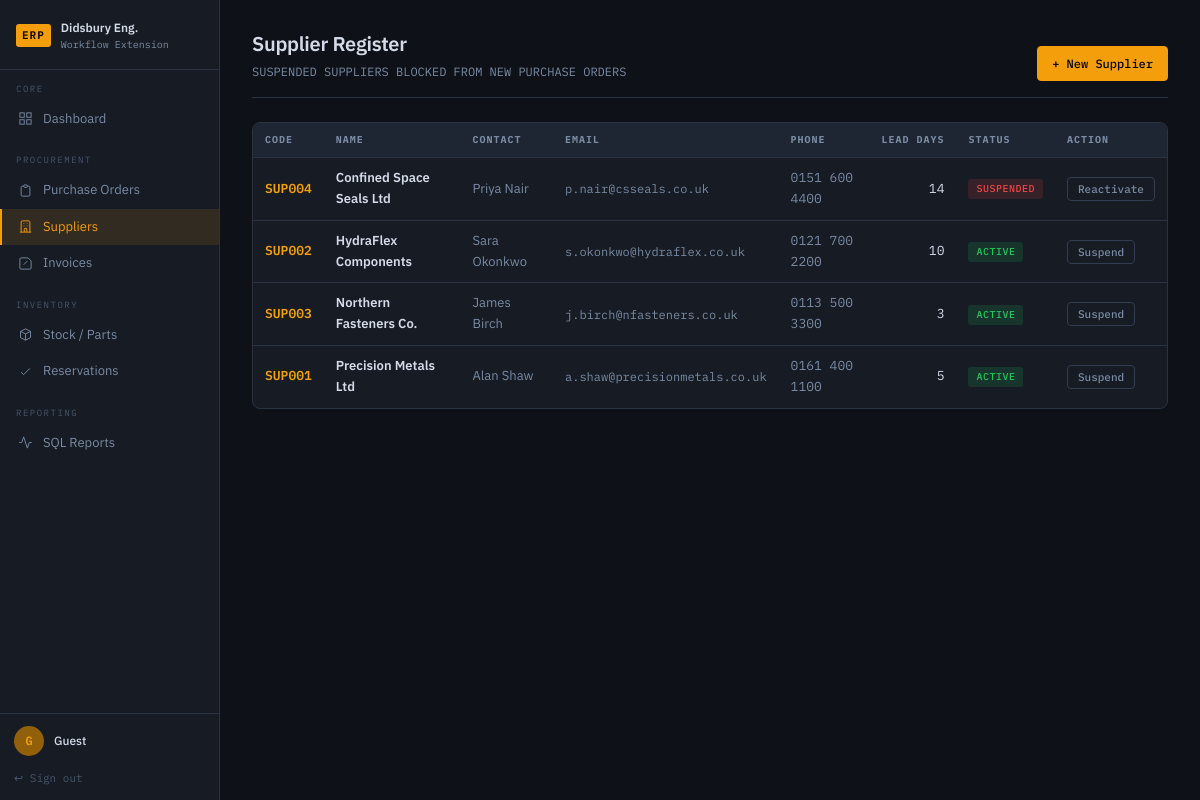
/suppliers (signed in), run on the app's committed database.
### tables this page shows
CREATE TABLE suppliers (
    id          INTEGER PRIMARY KEY AUTOINCREMENT,
    code        TEXT NOT NULL UNIQUE,
    name        TEXT NOT NULL,
    contact     TEXT,
    email       TEXT,
    phone       TEXT,
    lead_days   INTEGER DEFAULT 7,
    status      TEXT DEFAULT 'ACTIVE' CHECK(status IN ('ACTIVE','SUSPENDED','PENDING')),
    created_at  TEXT DEFAULT (datetime('now'))
);

### app.py (the view)
@app.route("/suppliers")
@login_required
def suppliers():
    rows = query("SELECT * FROM suppliers ORDER BY name")
    return render_template("suppliers.html", suppliers=rows, user=current_user())

### app.py (called while the page is built)
def get_db():
    if "db" not in g:
        g.db = sqlite3.connect(DB_PATH)
        g.db.row_factory = sqlite3.Row
        g.db.execute("PRAGMA foreign_keys = ON")
    return g.db

def query(sql, params=(), one=False):
    cur = get_db().execute(sql, params)
    result = cur.fetchone() if one else cur.fetchall()
    return result

def login_required(f):
    @wraps(f)
    def decorated(*args, **kwargs):
        if "user" not in session:
            return redirect(url_for("login"))
        return f(*args, **kwargs)
    return decorated

def current_user():
    return USERS.get(session.get("user"), {})

### templates/suppliers.html (shortened to what this page needs)
{% extends "base.html" %}
{% block content %}
<div class="page-header"><div><h1 class="page-title">Supplier Register</h1>
<p class="page-subtitle">SUSPENDED SUPPLIERS BLOCKED FROM NEW PURCHASE ORDERS</p></div>
<a href="{{ url_for('new_supplier') }}" class="btn btn-primary">+ New Supplier</a></div>
<div class="card"><div class="table-wrap"><table>
    <thead><tr><th>CODE</th><th>NAME</th><th>CONTACT</th><th>EMAIL</th><th>PHONE</th><th class="right">LEAD DAYS</th><th>STATUS</th><th>ACTION</th></tr></thead>
    <tbody>{% for s in suppliers %}<tr>
        <td class="mono amber bold">{{ s.code }}</td><td class="bold">{{ s.name }}</td>
        <td class="dim">{{ s.contact or '—' }}</td><td class="mono dim" style="font-size:12px">{{ s.email or '—' }}</td>
        <td class="mono dim">{{ s.phone or '—' }}</td><td class="mono right">{{ s.lead_days }}</td>
        <td><span class="badge {% if s.status == 'ACTIVE' %}badge-active{% elif s.status == 'SUSPENDED' %}badge-suspended{% else %}badge-pending{% endif %}">{{ s.status }}</span></td>
        <td><form method="POST" action="{{ url_for('toggle_supplier', sid=s.id) }}" onsubmit="return confirm('Toggle status?')"><button type="submit" class="btn btn-ghost btn-sm">{% if s.status == 'ACTIVE' %}Suspend{% else %}Reactivate{% endif %}</button></form></td>
    </tr>{% endfor %}</tbody>
</table></div></div>
{% endblock %}

### static/css/style.css (style rules this page uses)
:root { --bg: #0e1117; --surface: #161b24; --surface-2: #1e2533; --surface-3: #252d3d; --border: #2a3344; --border-light: #333d52; --text: #d4dae8; --text-dim: #7a8ba3; --text-faint: #48566a; --amber: #f59e0b; --amber-dim: #92600a; --amber-glow: rgba(245,158,11,.12); --green: #22c55e; --green-dim: #166534; --red: #ef4444; --red-dim: #7f1d1d; --blue: #60a5fa; --blue-dim: #1e3a5f; --orange: #fb923c; --mono: 'IBM Plex Mono', monospace; --sans: 'IBM Plex Sans', sans-serif; --radius: 4px; --radius-lg: 8px; --sidebar-w: 220px; }
* { box-sizing: border-box; margin: 0; padding: 0; }
html, body { height: 100%; background: var(--bg); color: var(--text); font-family: var(--sans); font-size: 14px; line-height: 1.6; }
body { display: flex; }
.page-header { display: flex; justify-content: space-between; align-items: flex-end; margin-bottom: 24px; padding-bottom: 16px; border-bottom: 1px solid var(--border); }
.page-title { font-size: 20px; font-weight: 600; letter-spacing: -.3px; }
.page-subtitle { font-size: 12px; color: var(--text-dim); font-family: var(--mono); margin-top: 2px; }
.btn { display: inline-flex; align-items: center; gap: 6px; padding: 7px 14px; border-radius: var(--radius); font-family: var(--mono); font-size: 12px; font-weight: 500; border: 1px solid transparent; cursor: pointer; text-decoration: none; transition: all .15s; }
.btn-primary { background: var(--amber); color: #000; border-color: var(--amber); }
.btn-ghost { background: transparent; color: var(--text-dim); border-color: var(--border-light); }
.btn-sm { padding: 4px 10px; font-size: 11px; }
.table-wrap { overflow-x: auto; }
table { width: 100%; border-collapse: collapse; font-size: 13px; }
thead th { background: var(--surface-2); padding: 9px 12px; text-align: left; font-family: var(--mono); font-size: 10px; letter-spacing: 1px; color: var(--text-dim); border-bottom: 1px solid var(--border); white-space: nowrap; }
tbody tr { border-bottom: 1px solid var(--border); }
tbody tr:last-child { border-bottom: none; }
td { padding: 10px 12px; vertical-align: middle; }
.card { background: var(--surface); border: 1px solid var(--border); border-radius: var(--radius-lg); overflow: hidden; margin-bottom: 20px; }
.badge { display: inline-block; padding: 2px 8px; border-radius: 3px; font-family: var(--mono); font-size: 10px; font-weight: 500; letter-spacing: .5px; }
.badge-active { background: rgba(34,197,94,.15); color: var(--green); }
.badge-suspended { background: rgba(239,68,68,.15); color: var(--red); }
.mono { font-family: var(--mono); }
.dim { color: var(--text-dim); }
.amber { color: var(--amber); }
.right { text-align: right; }
.bold { font-weight: 600; }

### data on the page
suppliers: code "SUP004", name "Confined Space Seals Ltd", contact "Priya Nair", email "p.nair@csseals.co.uk", phone "0151 600 4400", lead_days "14", status "SUSPENDED", shows "Reactivate"
suppliers: code "SUP002", name "HydraFlex Components", contact "Sara Okonkwo", email "s.okonkwo@hydraflex.co.uk", phone "0121 700 2200", lead_days "10", status "ACTIVE", shows "Suspend"
suppliers: code "SUP003", name "Northern Fasteners Co.", contact "James Birch", email "j.birch@nfasteners.co.uk", phone "0113 500 3300", lead_days "3", status "ACTIVE", shows "Suspend"
suppliers: code "SUP001", name "Precision Metals Ltd", contact "Alan Shaw", email "a.shaw@precisionmetals.co.uk", phone "0161 400 1100", lead_days "5", status "ACTIVE", shows "Suspend"

### other printed values
{{ user.name[0] if user else 'G' }} "G"
{{ user.name if user else 'Guest' }} "Guest"
